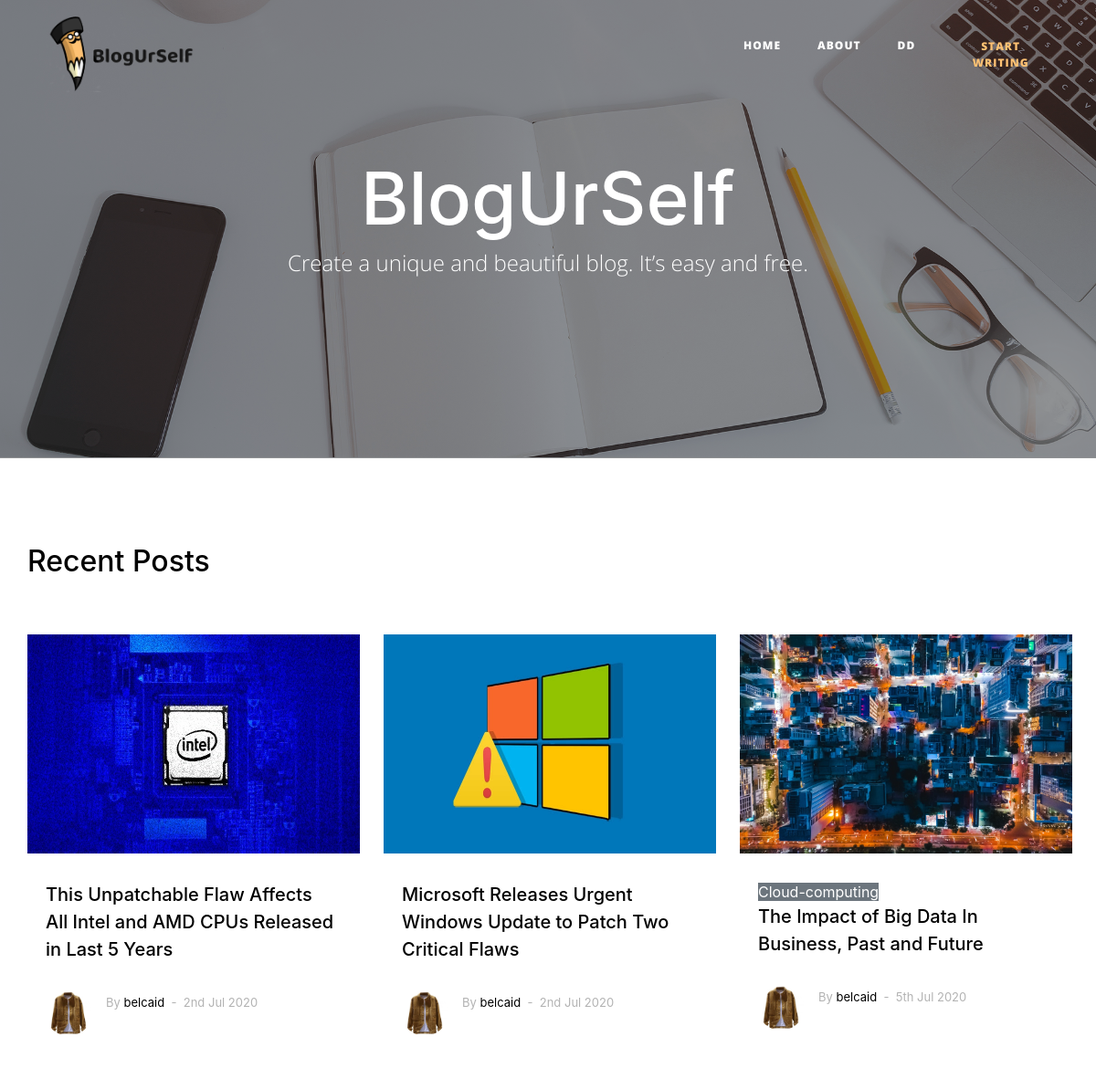
The app's page /Application/view/index.php with its own data.
### tables this page shows
CREATE TABLE IF NOT EXISTS `posts` (
  `posteID` int(11) NOT NULL AUTO_INCREMENT,
  `author_id` int(11) DEFAULT NULL,
  `postImg` varchar(300) DEFAULT NULL,
  `postTitle` text,
  `category` varchar(200) DEFAULT NULL,
  `postDesc` text,
  `postCont` text,
  `postDate` date DEFAULT NULL,
  PRIMARY KEY (`posteID`),
  KEY `author_id` (`author_id`)
);

CREATE TABLE IF NOT EXISTS `author` (
  `author_id` int(10) NOT NULL AUTO_INCREMENT,
  `username` varchar(30) NOT NULL,
  `email` varchar(70) NOT NULL,
  `password` varchar(130) NOT NULL,
  `author_img` varchar(200) DEFAULT NULL,
  `author_bio` text,
  `fb_account` varchar(200) DEFAULT NULL,
  `insta_account` varchar(200) DEFAULT NULL,
  `twit_account` varchar(200) DEFAULT NULL,
  PRIMARY KEY (`author_id`)
);

### Application/view/index.php (the view, shortened to what this page needs)
<?php require('../includes/config.php');
?>
<!DOCTYPE html>
<html lang="en">
<head>
  <link href="../style/home/vendor/bootstrap/css/bootstrap.min.css" rel="stylesheet">
  <link href="../style/home/vendor/fontawesome-free/css/all.min.css" rel="stylesheet" type="text/css">
  <link href="../style/home/css/clean-blog.css" rel="stylesheet">
</head>
<body>
  <nav class="navbar navbar-expand-lg navbar-light fixed-top" id="mainNav">
    <div class="container">
      <a class="navbar-brand" href="index.html"><img src="../style/images/logo.png" width="23%"></a>
      <div class="collapse navbar-collapse" id="navbarResponsive">
        <ul class="navbar-nav ml-auto">
          <li class="nav-item">
            <a class="nav-link" href="index.php">Home</a>
          </li>
          <li class="nav-item">
            <a class="nav-link" href="about.php">About</a>
          </li>
          <li class="nav-item">
            <a class="nav-link" href="contact.php">dd</a>
          </li>
          <?php
          if (isset($_SESSION['username'])){ ?>
          <li class="nav-item">
            <a class="btn" href="blogger_profile.php" style="color: #FFC273;">
              <?= $_SESSION["username"]; ?></a>
          </li>
          <?php
          }else { ?>
          <li class="nav-item">
            <a class="btn" href="login.php" style="color: #FFC273;">Start Writing</a>
          </li>
          <?php   }
          ?>
        </ul>
      </div>
    </div>
  </nav>
  <header class="masthead" style="background-image: url('../style/home/img/home-bg.jpg')">
    <div class="overlay"></div>
    <div class="container">
      <div class="row">
        <div class="col-lg-8 col-md-10 mx-auto">
          <div class="site-heading">
            <h1>BlogUrSelf</h1>
            <span class="subheading">Create a unique and beautiful blog. It’s easy and free.</span>
          </div>
        </div>
      </div>
    </div>
  </header>
  <div class="container">
    <div class="site-section">
      <div class="container">
        <div class="row mb-5">
          <div class="col-12">
            <h2>Recent Posts</h2>
          </div>
        </div>
        <div class="row">
          <?php
        $query = "SELECT * from posts ";
			  $stmt = $db->prepare($query);
			  $stmt->execute();
        $result = $stmt->get_result();
        while ( $row = $result->fetch_assoc()) {
          $author_id = $row['author_id'];
          $query2= "SELECT * FROM author WHERE author_id=?";
          $stmt =$db->prepare($query2);
          $stmt->bind_param("i",$author_id);
          $stmt->execute();
          $result2= $stmt->get_result();
          $row3 = $result2->fetch_assoc();
          ?>
          <div class="col-lg-4 mb-4">
            <div class="entry2">
              <a name="posteID" href="viewpost.php?id=<?= $row['posteID']; ?>"><img
                  style="width: 364px;vertical-align: middle;border-style: none;height: 240px;"
                  src="<?= $row['postImg']; ?>"></a>
              <div class="excerpt">
                <span class="post-category text-white bg-secondary mb-3"><?= $row['category']; ?></span>
                <h2><a name="posteID" href="viewpost.php?id=<?= $row['posteID']; ?>"><?= $row['postTitle']; ?></a></h2>
                <div class="post-meta align-items-center text-left clearfix">
                  <figure class="author-figure mb-0 mr-3 float-left"><img
                      style="max-width: 100%;height: 50px;width: 50px;border-radius: 57%;"
                      src="<?= $row3["author_img"]; ?>" alt="Image" id="author-img" class="img-fluid"></figure>
                  <span class="d-inline-block mt-1">By <a
                      href="blogger.php?id=<?= $row3['author_id']; ?>"><?= $row3["username"]; ?></a></span>
                  <span>&nbsp;-&nbsp; <?= date('jS M Y', strtotime($row['postDate'])); ?></span>
                </div>
              </div>
            </div>
          </div>
          <?php } ?>
        </div>
      </div>
    </div>
  </div>
  <br>
</body>
</html>

### Application/style/home/css/clean-blog.css (style rules this page uses)
#mainNav { position: absolute; border-bottom: 1px solid #e9ecef; background-color: #fff; font-family: 'Open Sans', 'Helvetica Neue', Helvetica, Arial, sans-serif }
#mainNav .navbar-brand { font-weight: 800; color: #343a40 }
#mainNav .navbar-nav>li.nav-item>a { font-size: 12px; font-weight: 800; letter-spacing: 1px; text-transform: uppercase }
@media only screen and (min-width:992px) { #mainNav { border-bottom: 1px solid transparent; background: 0 0 } }
@media only screen and (min-width:992px) { #mainNav .navbar-brand { padding: 10px 20px; color: #fff } }
@media only screen and (min-width:992px) { #mainNav .navbar-nav>li.nav-item>a { padding: 10px 20px; color: #fff } }
@media only screen and (min-width:992px) { #mainNav { transition: background-color .2s; transform: translate3d(0, 0, 0); -webkit-backface-visibility: hidden } }
header.masthead { margin-bottom: 50px; background: no-repeat center center; background-color: #868e96; background-attachment: scroll; position: relative; background-size: cover; margin-top: -31px }
header.masthead .overlay { position: absolute; top: 0; left: 0; height: 106%; width: 100%; background-color: #212529; opacity: .5; margin-top: -31px }
header.masthead .page-heading, header.masthead .post-heading, header.masthead .site-heading { padding: 200px 0 150px; color: #fff }
@media only screen and (min-width:768px) { header.masthead .page-heading, header.masthead .post-heading, header.masthead .site-heading { padding: 200px 0 } }
header.masthead .page-heading, header.masthead .site-heading { text-align: center }
header.masthead .page-heading h1, header.masthead .site-heading h1 { font-size: 50px; margin-top: 0 }
header.masthead .page-heading .subheading, header.masthead .site-heading .subheading { font-size: 24px; font-weight: 300; line-height: 1.1; display: block; margin: 10px 0 0; font-family: 'Open Sans', 'Helvetica Neue', Helvetica, Arial, sans-serif }
@media only screen and (min-width:768px) { header.masthead .page-heading h1, header.masthead .site-heading h1 { font-size: 80px } }
a { -webkit-transition: .3s all ease; -o-transition: .3s all ease; transition: .3s all ease; color: #2f89fc; }
h2, h3, h4, h5, .h1, .h2, .h3, .h4, .h5 { font-family: "Muli", -apple-system, BlinkMacSystemFont, "Segoe UI", Roboto, "Helvetica Neue", Arial, sans-serif, "Apple Color Emoji", "Segoe UI Emoji", "Segoe UI Symbol", "Noto Color Emoji"; line-height: 1.5; color: #000; }
.btn { border-radius: 0; }
.site-section { padding: 2.5em 0; }
.container { max-width: 1200px; }
.entry2 img { margin-bottom: 30px; }
.entry2 h2 { font-size: 20px; margin-bottom: 30px; font-weight: 500; }
.entry2 h2 a { color: #000; }
.entry2 .excerpt { padding-left: 20px; padding-right: 20px; }
.entry2 .post-meta { color: #b3b3b3; font-size: 13px; width: 100%; display: block; }
.entry2 .post-meta a { color: #000; }
.entry2 .post-meta .author-figure img { width: 30px; border-radius: 50%; }

### records on screen
posts: postImg (picture), postTitle "This Unpatchable Flaw Affects All Intel and AMD CPUs Released in Last 5 Years", author.author_img (picture), author.username "belcaid", postDate "2nd Jul 2020"
posts: postImg (picture), postTitle "Microsoft Releases Urgent Windows Update to Patch Two Critical Flaws", author.author_img (picture), author.username "belcaid", postDate "2nd Jul 2020"
posts: postImg (picture), category "Cloud-computing", postTitle "The Impact of Big Data In Business, Past and Future", author.author_img (picture), author.username "belcaid", postDate "5th Jul 2020"
